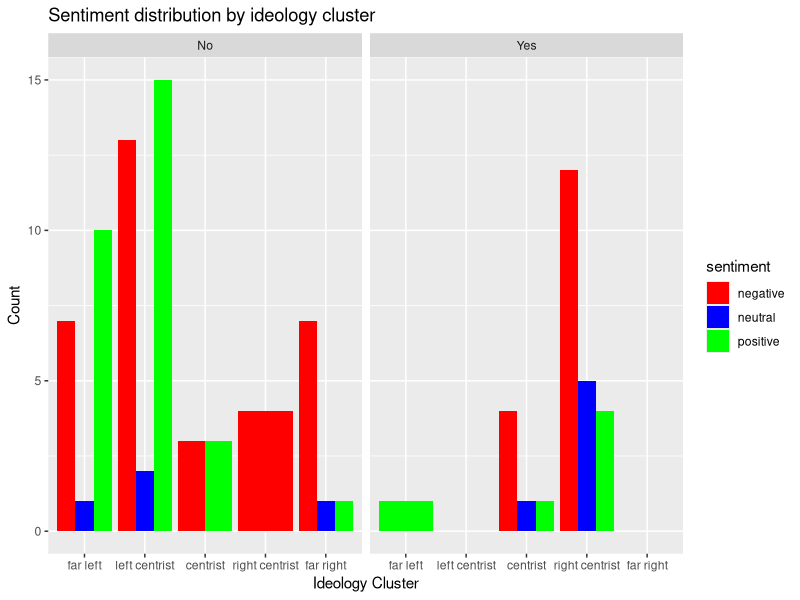
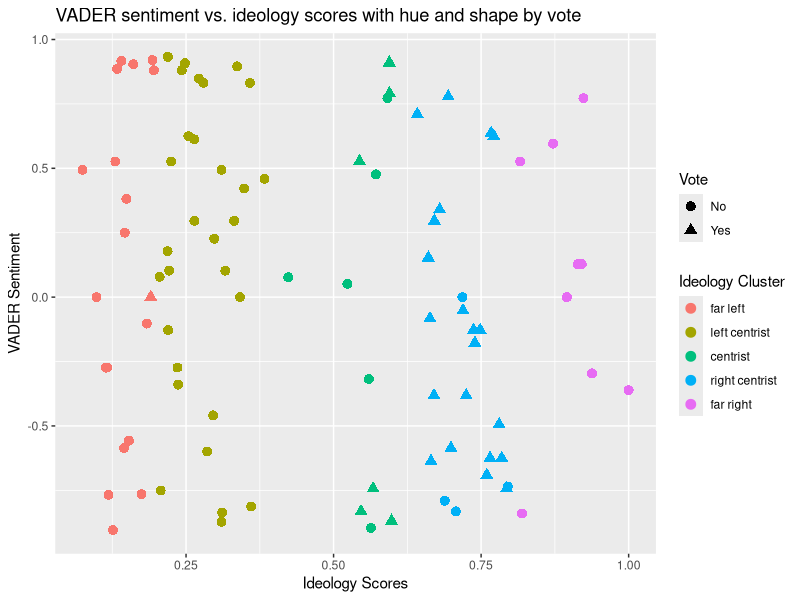
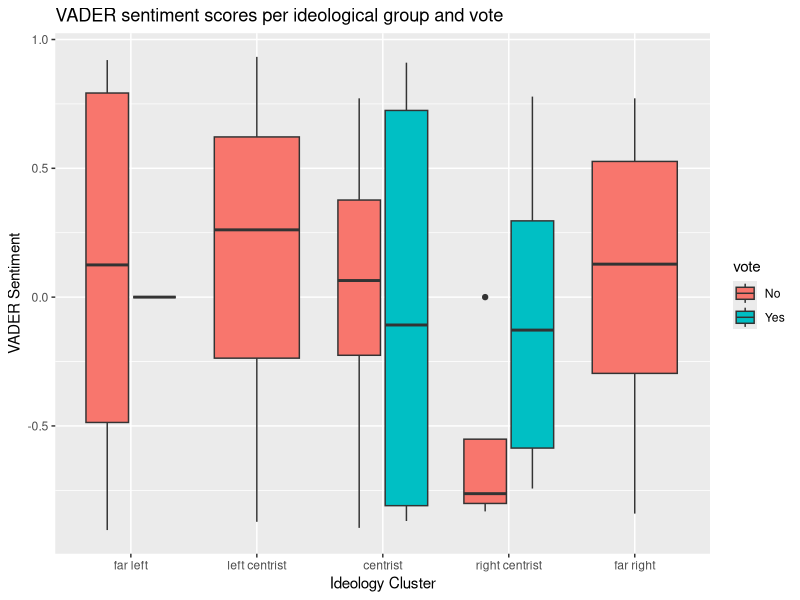
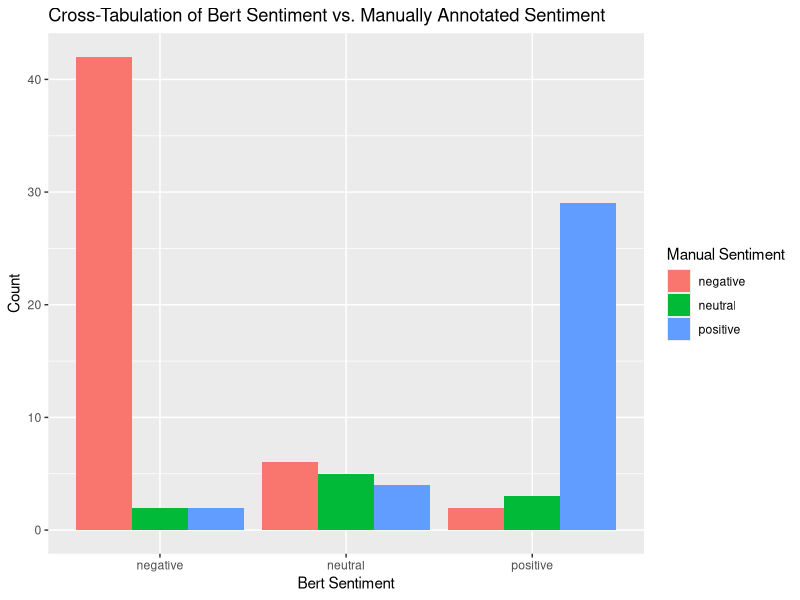

The R script that drew these images, in order:
library(tidyverse)
library(readr)
library(tidyr)


# read the files
data <- read_csv("./sample_immigration.csv")

# Lower the text in ideology_cluster
data$ideology_cluster <- tolower(data$ideology_cluster)

# Reorder ideology_cluster from left -> right
data$ideology_cluster <- factor(data$ideology_cluster, levels = c("far left", "left centrist", "centrist", "right centrist", "far right"))

plot1 <- ggplot(data, aes(x = ideology_cluster, fill = sentiment)) +
  geom_bar(position = "dodge") +
  labs(title = "Sentiment distribution by ideology cluster", x = "Ideology Cluster", y = "Count") +
  scale_fill_manual(values = c("negative" = "red", "positive" = "green", "neutral" = "blue"))+
  facet_grid(cols=vars(vote))

plot2 <- ggplot(data, aes(x = ideology, y = vader, color = ideology_cluster, shape = vote)) +
  geom_point(size = 3) +
  labs(title = "VADER sentiment vs. ideology scores with hue and shape by vote",
  x = "Ideology Scores", y = "VADER Sentiment") +
  scale_color_discrete(name = "Ideology Cluster") +
  scale_shape_manual(name = "Vote", values = c("No" = 16, "Yes" = 17))

# Box plot of sentiment by ideology_cluster
plot3 <- ggplot(data, aes(x = ideology_cluster, y = vader, fill = vote)) +
  geom_boxplot() +
  labs(title = "VADER sentiment scores per ideological group and vote", x = "Ideology Cluster", y = "VADER Sentiment")

# Plot a table matrix of the bert sentiment against manually annotated sentiment
# Create a cross-tabulation table
cross_tab <- table(data$bert_sentiment, data$sentiment)

# Convert the table to a data frame for plotting
cross_tab_df <- as.data.frame.matrix(cross_tab)
cross_tab_df$bert_sentiment <- rownames(cross_tab_df)

# Convert the data frame to long format for plotting
cross_tab_long <- gather(cross_tab_df, key = "sentiment", value = "count", -bert_sentiment)

# Create the bar plot
plot4 = ggplot(cross_tab_long, aes(x = bert_sentiment, y = count, fill = sentiment)) +
  geom_bar(stat = "identity", position = "dodge") +
  labs(title = "Cross-Tabulation of Bert Sentiment vs. Manually Annotated Sentiment",
       x = "Bert Sentiment", y = "Count") +
  scale_fill_discrete(name = "Manual Sentiment")
